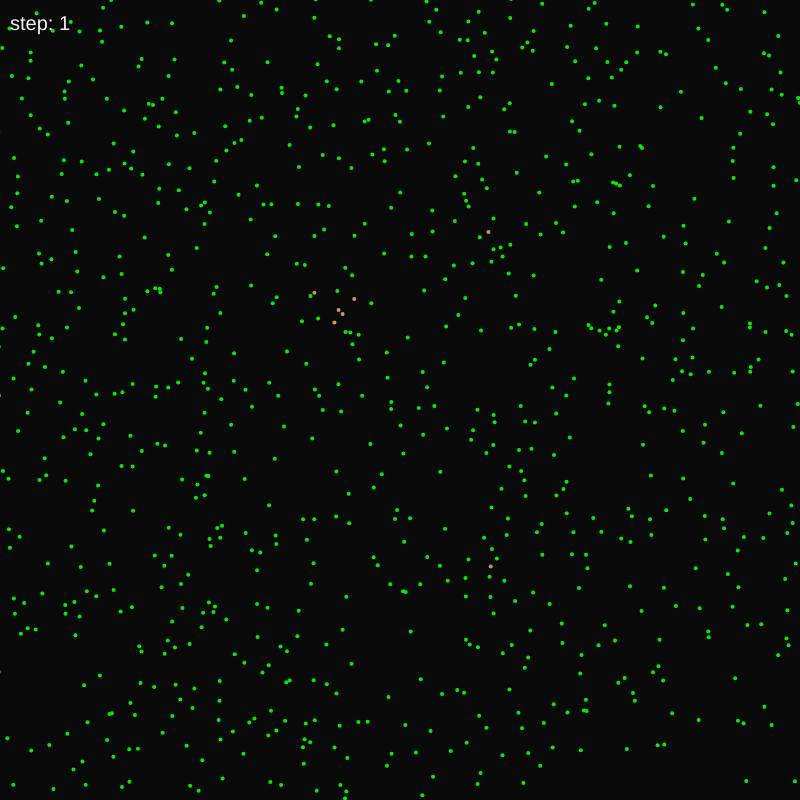
Frame 1 (no input)
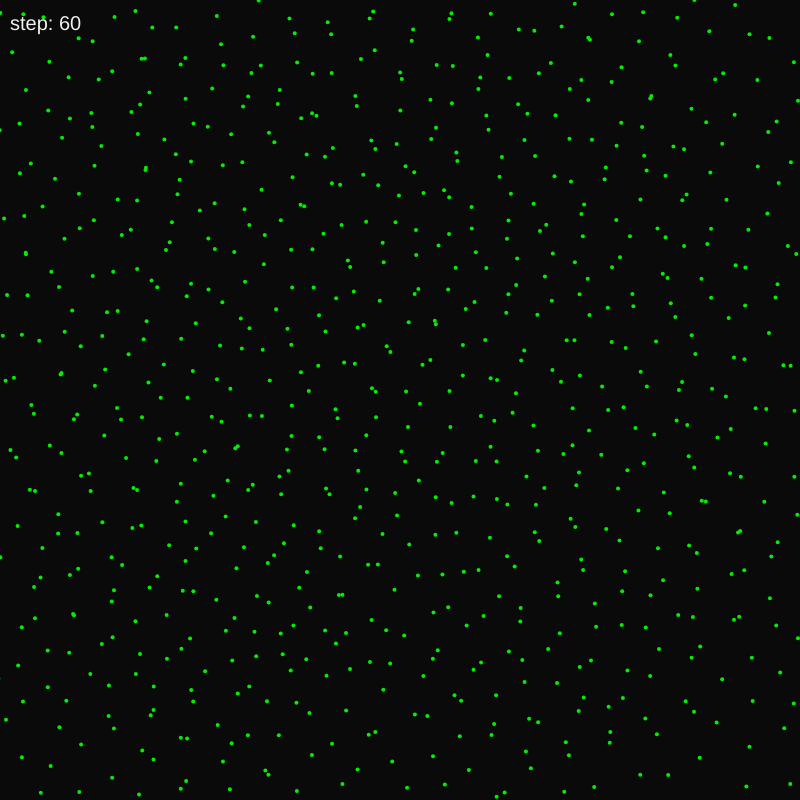
Frame 60 (no input)
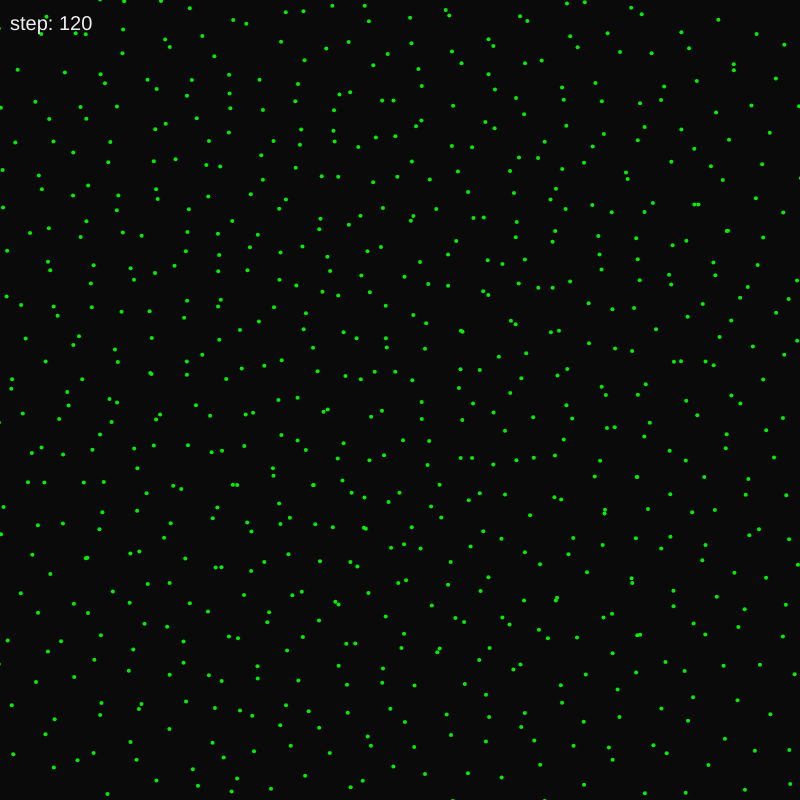
Frame 120 (the mouse pressed at the canvas centre since frame 60)

The p5.js sketch that drew these frames (run headless with seeded random() and noise() and a simulated clock; from frame 60 on, the mouse is pressed at the canvas centre):

// p5.js sketch
// ── sketch.js
// PARAMÉTEREK:
SCREEN_W = 800;                  // képernyő méret
SCREEN_H = 800;
FPS = 20;                         // max képrajzolási sebesség
MENNYI = 865;                   // részecskék mennyisége
ATMERO = 8;                     // részecskék átmérője
SPEED = 0.67 * ATMERO;           // részecskék mozgási sebessége
RMAX_SZOMSZED = 5 * ATMERO;      // maximum távolsága a szomszédoknak
RCLOSE_SZOMSZED = 1.3 * ATMERO;  // extrém közeli szomszéd távolsága
ALFA_SZOG = 180;                   // alfa szög paraméter
BETA_SZOG = 17;                  // béta szög paraméter
VILAG_PEREME = RMAX_SZOMSZED * 2;// a kép már láthatatlan széleinek nagysága (TÓRUSZVILÁG-hoz);

// VÁLTOZÓK:
var golyok = new Array(MENNYI);

var i;
var ii;
var j;
var jj;
var tVektor;
var tIrany;
var bezartSzog;

// --- INICIALIZÁLÁS ---
function setup() {
   frameRate(FPS);
   createCanvas(SCREEN_W, SCREEN_H);
   for (i = 0; i < MENNYI; i++) {
      golyok[i] = new Golyo(ATMERO);
   }
}

// --- FŐPROGRAM ---
function draw() {
   // képernyő törlése nagyon sötétszürke (fekete) színnel
   background(10);

   // szomszédok vizsgálása
   szomszedSzamolo();

   // részecskék mozgatása az új pozíciójukba
   for (i = 0; i < MENNYI; i++) {
      golyok[i].setIrany();
      golyok[i].move();
      golyok[i].checkBorder();
   }

   // részecskék kirajzolása
   for (i = 0; i < MENNYI; i++) {
      golyok[i].setSzin();
      golyok[i].display();
      golyok[i].setSzomszed(0); // rajzolás után szomszédok alaphelyzetbe állítva
   }

   // lépés számának kiírása
   fill(240, 240, 240);
   textSize(20);
   text("step: " + frameCount, 10, 30);
}

// ----- SEGÉD FUNKCIÓK -----
function szomszedSzamolo() {
   for (i = 0; i < MENNYI - 1; i++) {            // megvizsgáljuk az összes részecskét sorban
      // a soron következőt összevetjük az összes többi részecskével, hogy szomszédos-e vele
      for (j = i + 1; j < MENNYI; j++) {
         // előszűrő "négyzetterület", ami ezen kívül van, azzal már nem kell foglakozni
         if (abs(golyok[i].x - golyok[j].x) <= RMAX_SZOMSZED
            && abs(golyok[i].y - golyok[j].y) <= RMAX_SZOMSZED) {

            // számoláshoz a dist() beépített fügvényt használom, két részecske valódi távolságát adja vissza
            tavolsag = dist(golyok[i].x, golyok[i].y, golyok[j].x, golyok[j].y);
            if (tavolsag < RMAX_SZOMSZED) {        // van egy közeli részecske, azaz egy szomszéd
               if (tavolsag <= RCLOSE_SZOMSZED) {  // extrém közeli ez a részecske?...
                  golyok[i].setSzomszed(3);        // ...ha igen számba vesszük
                  golyok[j].setSzomszed(3);
               }

               // először az "i"-ik részecske szomszédját nézzük meg...
               tesztOldal(i, j);
               // ... majd a "j"-iket vetjük össze az "i"-vel, vica versa.
               tesztOldal(j, i);

            }
         }
      }
   }
}

function tesztOldal(ii, jj) {
   // az oldal megállapításához "ii"-ik részecske haladási vektorát és a "jj"-ik részecske az "ii"-re
   // mutató irányvektorainak bezért szögét vizsgálom. 
   // (bonyolítja az egészet az, hogy a képernyő X,Y koordináta rendszere X tengely 
   // mentén lefele tükrözve van... azaz a 0,0 pont a bal felső sarok, nem a bal alsó sarok!)

   tVektor = createVector(golyok[ii].x - golyok[jj].x, (-1)*(golyok[ii].y - golyok[jj].y));
   tIrany = tVektor.heading();
   bezartSzog = tIrany - golyok[ii].irany;

   // bezárt szög értékét moderáljuk
   if (bezartSzog > PI) {
      bezartSzog = bezartSzog - TWO_PI;
   }
   else if (bezartSzog < -PI) {
      bezartSzog = bezartSzog + TWO_PI;
   }

   // oldal vizsgálat
   if (bezartSzog > 0 && bezartSzog < PI) {
      golyok[ii].setSzomszed(2); // növeljük a JOBBoldali szomszédok számát
   }
   else {
      golyok[ii].setSzomszed(1); // növeljük a BALoldali szomszédok számát
   }
}
// ── Golyo.js
class Golyo {
   constructor(meret) {
      this.d = meret / 2;                          // a részecske átmérője 
      this.x = random(SCREEN_W);                   // a részecske kezdeti X pozíciója
      this.y = random(SCREEN_H);                   // a részecske kezdeti Y pocíciója
      this.sebesseg = SPEED;                       // a részecske mozgási sebessége
      this.irany = random(-PI, PI);                // a részecske mozgásának iránya
      this.dX = this.sebesseg * cos(this.irany);   // X irányú elmozdulás nagysága
      this.dY = this.sebesseg * sin(this.irany);   // Y irányú elmozdulás nagysága
      this.szBal = 0;                              // közeli szomszédok baloldalt
      this.szJobb = 0;                             // közeli szomszédok jobboldalt
      this.osszesSzomszed = 0;                     // bal és jobboldali szomszédok összege
      this.nagyonKozeliSzomszed = 0;               // R<1.3 belüli szomszédok száma
      this.fordulasiSzog;

      //a részecske RGB színe:
      this.R = 255;
      this.G = 255;
      this.B = 255;
      this.A = 255;

   }

   // részecske kirajzolása
   display() {
      noStroke();
      fill(this.R, this.G, this.B);
      circle(this.x, this.y, this.d);

      /*
      // határterület és irány kirajzolása - ez csak opcionálisan teszteléshez
      noFill();
      stroke(200);
      circle(this.x, this.y, RMAX_SZOMSZED);
      line(this.x + cos(this.irany) * RMAX_SZOMSZED, this.y - sin(this.irany) * RMAX_SZOMSZED,
         this.x - cos(this.irany) * RMAX_SZOMSZED, this.y + sin(this.irany) * RMAX_SZOMSZED);

      textSize(12);
      fill(255, 255, 255, this.A);
      text(i + '. / B' + this.szBal + ', J' + this.szJobb
         + ', Ö:' + this.osszesSzomszed
         + ', X:' + this.nagyonKozeliSzomszed, this.x - 30, this.y - 15);
      */
   }

   // színválasztás
   setSzin() {
      if (this.osszesSzomszed < 13) {        // zöld színű
         this.R = 0;
         this.G = 240;
         this.B = 0;
      }
      else if (this.osszesSzomszed < 16) {   // barna színű
         this.R = 204;
         this.G = 153;
         this.B = 102;
      }
      else if (this.osszesSzomszed < 36) {   // kék színű
         this.R = 0;
         this.G = 0;
         this.B = 240;
      }
      else {   // sárga színű
         this.R = 240;
         this.G = 240;
         this.B = 0;
      }

      // magenta ha nagyon sokan tömörülnek össze kis helyre - felülbírálva az eredeti színt
      if (this.nagyonKozeliSzomszed > 15) {
         this.R = 240;
         this.G = 0;
         this.B = 240;
      }
   }

   // szomszédok értékének változtatása
   setSzomszed(ertek) {
      if (ertek === 0) {         // ha nulla érték jön, akkor lenullázuk a szomszédok számát
         this.szBal = 0;
         this.szJobb = 0;
         this.osszesSzomszed = 0;
         this.nagyonKozeliSzomszed = 0;
      }
      else if (ertek === 1) {    // 1 = baloldali a szomszéd
         this.szBal++;
         this.osszesSzomszed++;
      }
      else if (ertek === 2) {    // 2 = jobboldali a szomszéd
         this.szJobb++;
         this.osszesSzomszed++;
      }
      else if (ertek === 3) {    // 3 = ha a számszéd távolsága extrémkicsi
         this.nagyonKozeliSzomszed++;
      }

   }

   // irányelhajlás kalkulációja
   setIrany() {
      // mennyiségi előkalkuláció a teljes elfordulása, ami olykor extrém nagy értékké is alakulhat
      this.fordulasiSzog = BETA_SZOG * this.osszesSzomszed;
      this.fordulasiSzog = this.fordulasiSzog % 360;  // normalizáljuk az érték nagyságát

      // előjel szerinti elfordítás
      if (this.szBal > this.szJobb) {
         this.irany = this.irany + radians(ALFA_SZOG + this.fordulasiSzog);
      }
      else if (this.szBal < this.szJobb) {
         this.irany = this.irany + radians(ALFA_SZOG - this.fordulasiSzog);
      }
      else {
         this.irany = this.irany + radians(ALFA_SZOG);
      }

      // -Pi és PI között tartjuk továbbra is az irány értékét
      this.irany = this.irany % TWO_PI;

      this.dX = this.sebesseg * cos(this.irany);   // X irányú elmozdulás újraszámolva
      this.dY = this.sebesseg * -sin(this.irany);  // Y irányú elmozdulás újraszámolva
   }

   // kiterített TÓRUSZ VILÁG - minden szél a szemközti oldallal találkozik
   // képernyő határával való találkozás vizsgálata
   checkBorder() {
      if (this.x < -VILAG_PEREME) {
         this.x = this.x + SCREEN_W + 2 * VILAG_PEREME;
      }
      else if (this.x > SCREEN_W + VILAG_PEREME) {
         this.y = this.y - SCREEN_W - 2 * VILAG_PEREME;
      }

      if (this.y < -VILAG_PEREME) {
         this.y = this.y + SCREEN_H + 2 * VILAG_PEREME;
      }
      else if (this.y > SCREEN_H + VILAG_PEREME) {
         this.y = this.y - SCREEN_H - 2 * VILAG_PEREME;
      }
   }

   // részecske mozgatása az új helyére
   move() {
      this.x = this.x + this.dX;
      this.y = this.y + this.dY;
   }

} // end of Class
